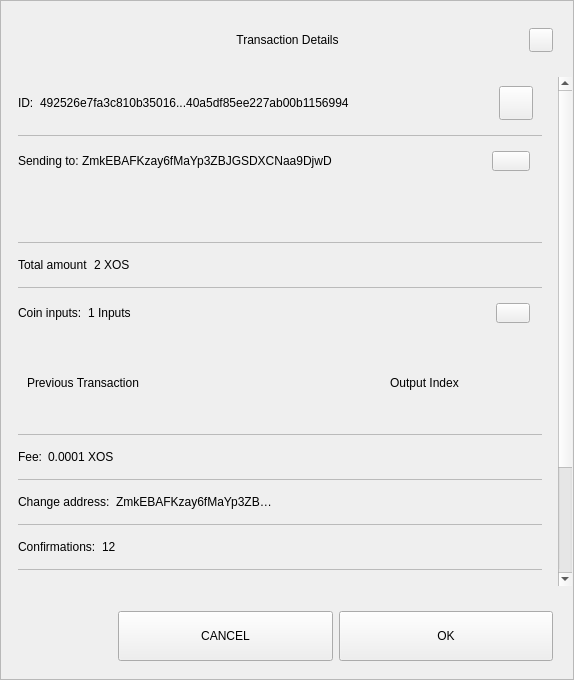
<?xml version="1.0" encoding="UTF-8"?>
<ui version="4.0">
 <class>TxDetailDialog</class>
 <widget class="QWidget" name="TxDetailDialog">
  <property name="geometry">
   <rect>
    <x>0</x>
    <y>0</y>
    <width>574</width>
    <height>680</height>
   </rect>
  </property>
  <property name="sizePolicy">
   <sizepolicy hsizetype="Preferred" vsizetype="Expanding">
    <horstretch>0</horstretch>
    <verstretch>0</verstretch>
   </sizepolicy>
  </property>
  <property name="minimumSize">
   <size>
    <width>574</width>
    <height>500</height>
   </size>
  </property>
  <property name="windowTitle">
   <string>Form</string>
  </property>
  <property name="styleSheet">
   <string notr="true"/>
  </property>
  <layout class="QVBoxLayout" name="verticalLayout_3">
   <property name="spacing">
    <number>0</number>
   </property>
   <property name="leftMargin">
    <number>0</number>
   </property>
   <property name="topMargin">
    <number>0</number>
   </property>
   <property name="rightMargin">
    <number>0</number>
   </property>
   <property name="bottomMargin">
    <number>0</number>
   </property>
   <item>
    <widget class="QFrame" name="frame">
     <property name="sizePolicy">
      <sizepolicy hsizetype="Preferred" vsizetype="Expanding">
       <horstretch>0</horstretch>
       <verstretch>0</verstretch>
      </sizepolicy>
     </property>
     <property name="styleSheet">
      <string notr="true"/>
     </property>
     <property name="frameShape">
      <enum>QFrame::StyledPanel</enum>
     </property>
     <property name="frameShadow">
      <enum>QFrame::Raised</enum>
     </property>
     <layout class="QVBoxLayout" name="verticalLayout">
      <property name="leftMargin">
       <number>0</number>
      </property>
      <property name="rightMargin">
       <number>0</number>
      </property>
      <item>
       <layout class="QHBoxLayout" name="horizontalLayout_3">
        <property name="spacing">
         <number>0</number>
        </property>
        <property name="leftMargin">
         <number>20</number>
        </property>
        <property name="topMargin">
         <number>10</number>
        </property>
        <property name="rightMargin">
         <number>20</number>
        </property>
        <item>
         <spacer name="horizontalSpacer_1">
          <property name="orientation">
           <enum>Qt::Horizontal</enum>
          </property>
          <property name="sizeHint" stdset="0">
           <size>
            <width>40</width>
            <height>20</height>
           </size>
          </property>
         </spacer>
        </item>
        <item>
         <widget class="QLabel" name="labelTitle">
          <property name="minimumSize">
           <size>
            <width>0</width>
            <height>40</height>
           </size>
          </property>
          <property name="maximumSize">
           <size>
            <width>16777215</width>
            <height>40</height>
           </size>
          </property>
          <property name="styleSheet">
           <string notr="true">padding-left:24px;</string>
          </property>
          <property name="text">
           <string>Transaction Details</string>
          </property>
          <property name="alignment">
           <set>Qt::AlignCenter</set>
          </property>
          <property name="margin">
           <number>7</number>
          </property>
         </widget>
        </item>
        <item>
         <spacer name="horizontalSpacer_2">
          <property name="orientation">
           <enum>Qt::Horizontal</enum>
          </property>
          <property name="sizeHint" stdset="0">
           <size>
            <width>40</width>
            <height>20</height>
           </size>
          </property>
         </spacer>
        </item>
        <item>
         <widget class="QPushButton" name="btnEsc">
          <property name="minimumSize">
           <size>
            <width>24</width>
            <height>24</height>
           </size>
          </property>
          <property name="maximumSize">
           <size>
            <width>24</width>
            <height>24</height>
           </size>
          </property>
          <property name="focusPolicy">
           <enum>Qt::NoFocus</enum>
          </property>
          <property name="text">
           <string/>
          </property>
         </widget>
        </item>
       </layout>
      </item>
      <item>
       <spacer name="verticalSpacer">
        <property name="orientation">
         <enum>Qt::Vertical</enum>
        </property>
        <property name="sizeType">
         <enum>QSizePolicy::Fixed</enum>
        </property>
        <property name="sizeHint" stdset="0">
         <size>
          <width>20</width>
          <height>10</height>
         </size>
        </property>
       </spacer>
      </item>
      <item>
       <widget class="QWidget" name="layoutScroll" native="true">
        <property name="minimumSize">
         <size>
          <width>0</width>
          <height>0</height>
         </size>
        </property>
        <layout class="QVBoxLayout" name="verticalLayout_4">
         <property name="leftMargin">
          <number>0</number>
         </property>
         <property name="topMargin">
          <number>0</number>
         </property>
         <property name="rightMargin">
          <number>0</number>
         </property>
         <item>
          <widget class="QScrollArea" name="scrollArea">
           <property name="styleSheet">
            <string notr="true">#scrollArea {
background:transparent;
}</string>
           </property>
           <property name="horizontalScrollBarPolicy">
            <enum>Qt::ScrollBarAlwaysOff</enum>
           </property>
           <property name="sizeAdjustPolicy">
            <enum>QAbstractScrollArea::AdjustIgnored</enum>
           </property>
           <property name="widgetResizable">
            <bool>true</bool>
           </property>
           <property name="alignment">
            <set>Qt::AlignLeading|Qt::AlignLeft|Qt::AlignTop</set>
           </property>
           <widget class="QWidget" name="scrollAreaWidgetContents">
            <property name="geometry">
             <rect>
              <x>0</x>
              <y>0</y>
              <width>556</width>
              <height>672</height>
             </rect>
            </property>
            <property name="autoFillBackground">
             <bool>false</bool>
            </property>
            <property name="styleSheet">
             <string notr="true">#scrollAreaWidgetContents {
background:transparent;
}</string>
            </property>
            <layout class="QVBoxLayout" name="verticalLayout_7">
             <property name="spacing">
              <number>0</number>
             </property>
             <property name="sizeConstraint">
              <enum>QLayout::SetDefaultConstraint</enum>
             </property>
             <property name="leftMargin">
              <number>0</number>
             </property>
             <property name="topMargin">
              <number>0</number>
             </property>
             <property name="rightMargin">
              <number>0</number>
             </property>
             <property name="bottomMargin">
              <number>0</number>
             </property>
             <item>
              <widget class="QWidget" name="content" native="true">
               <layout class="QVBoxLayout" name="verticalLayout_2">
                <property name="leftMargin">
                 <number>16</number>
                </property>
                <property name="topMargin">
                 <number>0</number>
                </property>
                <property name="rightMargin">
                 <number>16</number>
                </property>
                <item>
                 <widget class="QWidget" name="contentID" native="true">
                  <layout class="QHBoxLayout" name="horizontalLayout_12" stretch="0,1,0">
                   <property name="leftMargin">
                    <number>0</number>
                   </property>
                   <item>
                    <widget class="QLabel" name="labelId">
                     <property name="maximumSize">
                      <size>
                       <width>16777215</width>
                       <height>16777215</height>
                      </size>
                     </property>
                     <property name="text">
                      <string>ID:</string>
                     </property>
                    </widget>
                   </item>
                   <item>
                    <widget class="QLabel" name="textId">
                     <property name="text">
                      <string>492526e7fa3c810b35016...40a5df85ee227ab00b1156994</string>
                     </property>
                    </widget>
                   </item>
                   <item>
                    <widget class="QPushButton" name="pushCopy">
                     <property name="minimumSize">
                      <size>
                       <width>34</width>
                       <height>34</height>
                      </size>
                     </property>
                     <property name="maximumSize">
                      <size>
                       <width>34</width>
                       <height>34</height>
                      </size>
                     </property>
                     <property name="focusPolicy">
                      <enum>Qt::NoFocus</enum>
                     </property>
                     <property name="text">
                      <string/>
                     </property>
                     <property name="iconSize">
                      <size>
                       <width>24</width>
                       <height>24</height>
                      </size>
                     </property>
                    </widget>
                   </item>
                  </layout>
                 </widget>
                </item>
                <item>
                 <widget class="QLabel" name="labelDivider9">
                  <property name="maximumSize">
                   <size>
                    <width>16777215</width>
                    <height>1</height>
                   </size>
                  </property>
                  <property name="styleSheet">
                   <string notr="true">background-color:#bababa;</string>
                  </property>
                  <property name="text">
                   <string/>
                  </property>
                 </widget>
                </item>
                <item>
                 <widget class="QWidget" name="contentOutputs" native="true">
                  <layout class="QHBoxLayout" name="horizontalLayout_11" stretch="0,3,0">
                   <property name="spacing">
                    <number>0</number>
                   </property>
                   <property name="leftMargin">
                    <number>0</number>
                   </property>
                   <property name="rightMargin">
                    <number>12</number>
                   </property>
                   <item>
                    <widget class="QLabel" name="labelSend">
                     <property name="maximumSize">
                      <size>
                       <width>16777215</width>
                       <height>16777215</height>
                      </size>
                     </property>
                     <property name="text">
                      <string>Sending to: </string>
                     </property>
                    </widget>
                   </item>
                   <item>
                    <widget class="QLabel" name="textSend">
                     <property name="text">
                      <string>ZmkEBAFKzay6fMaYp3ZBJGSDXCNaa9DjwD </string>
                     </property>
                    </widget>
                   </item>
                   <item>
                    <widget class="QPushButton" name="pushOutputs">
                     <property name="minimumSize">
                      <size>
                       <width>34</width>
                       <height>20</height>
                      </size>
                     </property>
                     <property name="maximumSize">
                      <size>
                       <width>38</width>
                       <height>20</height>
                      </size>
                     </property>
                     <property name="focusPolicy">
                      <enum>Qt::NoFocus</enum>
                     </property>
                     <property name="styleSheet">
                      <string notr="true"/>
                     </property>
                     <property name="text">
                      <string/>
                     </property>
                    </widget>
                   </item>
                  </layout>
                 </widget>
                </item>
                <item>
                 <widget class="QScrollArea" name="outputsScrollArea">
                  <property name="minimumSize">
                   <size>
                    <width>0</width>
                    <height>50</height>
                   </size>
                  </property>
                  <property name="styleSheet">
                   <string notr="true">#outputsScrollArea {
background:transparent;
}</string>
                  </property>
                  <property name="widgetResizable">
                   <bool>true</bool>
                  </property>
                  <widget class="QWidget" name="container_outputs_base">
                   <property name="geometry">
                    <rect>
                     <x>0</x>
                     <y>0</y>
                     <width>522</width>
                     <height>48</height>
                    </rect>
                   </property>
                   <property name="styleSheet">
                    <string notr="true">#container_outputs_base {
background:transparent;
}</string>
                   </property>
                  </widget>
                 </widget>
                </item>
                <item>
                 <widget class="QLabel" name="labelDivider8">
                  <property name="maximumSize">
                   <size>
                    <width>16777215</width>
                    <height>1</height>
                   </size>
                  </property>
                  <property name="styleSheet">
                   <string notr="true">background-color:#bababa;</string>
                  </property>
                  <property name="text">
                   <string/>
                  </property>
                 </widget>
                </item>
                <item>
                 <widget class="QWidget" name="contentAmount" native="true">
                  <layout class="QHBoxLayout" name="horizontalLayout_4" stretch="0,1">
                   <property name="leftMargin">
                    <number>0</number>
                   </property>
                   <item>
                    <widget class="QLabel" name="labelAmount">
                     <property name="maximumSize">
                      <size>
                       <width>16777215</width>
                       <height>16777215</height>
                      </size>
                     </property>
                     <property name="text">
                      <string>Total amount</string>
                     </property>
                    </widget>
                   </item>
                   <item>
                    <widget class="QLabel" name="textAmount">
                     <property name="text">
                      <string>2 XOS</string>
                     </property>
                    </widget>
                   </item>
                  </layout>
                 </widget>
                </item>
                <item>
                 <widget class="QLabel" name="labelDivider6">
                  <property name="maximumSize">
                   <size>
                    <width>16777215</width>
                    <height>1</height>
                   </size>
                  </property>
                  <property name="styleSheet">
                   <string notr="true">background-color:#bababa;</string>
                  </property>
                  <property name="text">
                   <string/>
                  </property>
                 </widget>
                </item>
                <item>
                 <widget class="QWidget" name="contentInputs" native="true">
                  <layout class="QHBoxLayout" name="horizontalLayout" stretch="0,2,0">
                   <property name="leftMargin">
                    <number>0</number>
                   </property>
                   <property name="rightMargin">
                    <number>12</number>
                   </property>
                   <item>
                    <widget class="QLabel" name="labelInputs">
                     <property name="sizePolicy">
                      <sizepolicy hsizetype="Minimum" vsizetype="Preferred">
                       <horstretch>0</horstretch>
                       <verstretch>0</verstretch>
                      </sizepolicy>
                     </property>
                     <property name="maximumSize">
                      <size>
                       <width>16777215</width>
                       <height>16777215</height>
                      </size>
                     </property>
                     <property name="text">
                      <string>Coin inputs:</string>
                     </property>
                    </widget>
                   </item>
                   <item>
                    <widget class="QLabel" name="textInputs">
                     <property name="text">
                      <string>1 Inputs</string>
                     </property>
                    </widget>
                   </item>
                   <item>
                    <widget class="QPushButton" name="pushInputs">
                     <property name="maximumSize">
                      <size>
                       <width>34</width>
                       <height>20</height>
                      </size>
                     </property>
                     <property name="focusPolicy">
                      <enum>Qt::NoFocus</enum>
                     </property>
                     <property name="styleSheet">
                      <string notr="true"/>
                     </property>
                     <property name="text">
                      <string/>
                     </property>
                    </widget>
                   </item>
                  </layout>
                 </widget>
                </item>
                <item>
                 <widget class="QFrame" name="gridInputs">
                  <property name="sizePolicy">
                   <sizepolicy hsizetype="Preferred" vsizetype="MinimumExpanding">
                    <horstretch>0</horstretch>
                    <verstretch>0</verstretch>
                   </sizepolicy>
                  </property>
                  <property name="minimumSize">
                   <size>
                    <width>0</width>
                    <height>90</height>
                   </size>
                  </property>
                  <layout class="QGridLayout" name="gridLayoutInput" columnstretch="5,2" rowminimumheight="0">
                   <property name="sizeConstraint">
                    <enum>QLayout::SetMaximumSize</enum>
                   </property>
                   <property name="verticalSpacing">
                    <number>0</number>
                   </property>
                   <item row="0" column="0" alignment="Qt::AlignLeft">
                    <widget class="QLabel" name="labelTitlePrevTx">
                     <property name="text">
                      <string>Previous Transaction</string>
                     </property>
                    </widget>
                   </item>
                   <item row="0" column="1" alignment="Qt::AlignLeft">
                    <widget class="QLabel" name="labelOutputIndex">
                     <property name="text">
                      <string>Output Index</string>
                     </property>
                     <property name="alignment">
                      <set>Qt::AlignCenter</set>
                     </property>
                    </widget>
                   </item>
                  </layout>
                 </widget>
                </item>
                <item>
                 <widget class="QLabel" name="labelDivider1">
                  <property name="maximumSize">
                   <size>
                    <width>16777215</width>
                    <height>1</height>
                   </size>
                  </property>
                  <property name="styleSheet">
                   <string notr="true">background-color:#bababa;</string>
                  </property>
                  <property name="text">
                   <string/>
                  </property>
                 </widget>
                </item>
                <item>
                 <widget class="QWidget" name="contentFee" native="true">
                  <layout class="QHBoxLayout" name="horizontalLayout_7" stretch="0,1">
                   <property name="leftMargin">
                    <number>0</number>
                   </property>
                   <item>
                    <widget class="QLabel" name="labelFee">
                     <property name="maximumSize">
                      <size>
                       <width>16777215</width>
                       <height>16777215</height>
                      </size>
                     </property>
                     <property name="text">
                      <string>Fee:</string>
                     </property>
                    </widget>
                   </item>
                   <item>
                    <widget class="QLabel" name="textFee">
                     <property name="text">
                      <string>0.0001 XOS</string>
                     </property>
                    </widget>
                   </item>
                  </layout>
                 </widget>
                </item>
                <item>
                 <widget class="QLabel" name="labelDivider2">
                  <property name="maximumSize">
                   <size>
                    <width>16777215</width>
                    <height>1</height>
                   </size>
                  </property>
                  <property name="styleSheet">
                   <string notr="true">background-color:#bababa;</string>
                  </property>
                  <property name="text">
                   <string/>
                  </property>
                 </widget>
                </item>
                <item>
                 <widget class="QWidget" name="contentChangeAddress" native="true">
                  <layout class="QHBoxLayout" name="horizontalLayout_6" stretch="0,1">
                   <property name="leftMargin">
                    <number>0</number>
                   </property>
                   <item>
                    <widget class="QLabel" name="labelChange">
                     <property name="maximumSize">
                      <size>
                       <width>16777215</width>
                       <height>16777215</height>
                      </size>
                     </property>
                     <property name="text">
                      <string>Change address:</string>
                     </property>
                    </widget>
                   </item>
                   <item>
                    <widget class="QLabel" name="textChange">
                     <property name="text">
                      <string>ZmkEBAFKzay6fMaYp3ZB… </string>
                     </property>
                    </widget>
                   </item>
                  </layout>
                 </widget>
                </item>
                <item>
                 <widget class="QLabel" name="labelDivider4">
                  <property name="maximumSize">
                   <size>
                    <width>16777215</width>
                    <height>1</height>
                   </size>
                  </property>
                  <property name="styleSheet">
                   <string notr="true">background-color:#bababa;</string>
                  </property>
                  <property name="text">
                   <string/>
                  </property>
                 </widget>
                </item>
                <item>
                 <widget class="QWidget" name="contentConfirmations" native="true">
                  <layout class="QHBoxLayout" name="horizontalLayout_8" stretch="0,1">
                   <property name="leftMargin">
                    <number>0</number>
                   </property>
                   <item>
                    <widget class="QLabel" name="labelConfirmations">
                     <property name="maximumSize">
                      <size>
                       <width>16777215</width>
                       <height>16777215</height>
                      </size>
                     </property>
                     <property name="text">
                      <string>Confirmations:</string>
                     </property>
                    </widget>
                   </item>
                   <item>
                    <widget class="QLabel" name="textConfirmations">
                     <property name="text">
                      <string>12</string>
                     </property>
                    </widget>
                   </item>
                  </layout>
                 </widget>
                </item>
                <item>
                 <widget class="QLabel" name="labelDivider7">
                  <property name="maximumSize">
                   <size>
                    <width>16777215</width>
                    <height>1</height>
                   </size>
                  </property>
                  <property name="styleSheet">
                   <string notr="true">background-color:#bababa;</string>
                  </property>
                  <property name="text">
                   <string/>
                  </property>
                 </widget>
                </item>
                <item>
                 <widget class="QWidget" name="contentSize" native="true">
                  <layout class="QHBoxLayout" name="horizontalLayout_9" stretch="0,1">
                   <property name="leftMargin">
                    <number>0</number>
                   </property>
                   <item>
                    <widget class="QLabel" name="labelSize">
                     <property name="maximumSize">
                      <size>
                       <width>16777215</width>
                       <height>16777215</height>
                      </size>
                     </property>
                     <property name="text">
                      <string>Size:</string>
                     </property>
                    </widget>
                   </item>
                   <item>
                    <widget class="QLabel" name="textSize">
                     <property name="text">
                      <string>2 kB</string>
                     </property>
                    </widget>
                   </item>
                  </layout>
                 </widget>
                </item>
                <item>
                 <widget class="QLabel" name="labelDivider3">
                  <property name="maximumSize">
                   <size>
                    <width>16777215</width>
                    <height>1</height>
                   </size>
                  </property>
                  <property name="styleSheet">
                   <string notr="true">background-color:#bababa;</string>
                  </property>
                  <property name="text">
                   <string/>
                  </property>
                 </widget>
                </item>
                <item>
                 <widget class="QWidget" name="contentDate" native="true">
                  <layout class="QHBoxLayout" name="horizontalLayout_5" stretch="0,1">
                   <property name="leftMargin">
                    <number>0</number>
                   </property>
                   <item>
                    <widget class="QLabel" name="labelDate">
                     <property name="maximumSize">
                      <size>
                       <width>16777215</width>
                       <height>16777215</height>
                      </size>
                     </property>
                     <property name="text">
                      <string>Date:</string>
                     </property>
                    </widget>
                   </item>
                   <item>
                    <widget class="QLabel" name="textDate">
                     <property name="text">
                      <string>May 25, 2017</string>
                     </property>
                    </widget>
                   </item>
                  </layout>
                 </widget>
                </item>
                <item>
                 <widget class="QLabel" name="labelDivider5">
                  <property name="maximumSize">
                   <size>
                    <width>16777215</width>
                    <height>1</height>
                   </size>
                  </property>
                  <property name="styleSheet">
                   <string notr="true">background-color:#bababa;</string>
                  </property>
                  <property name="text">
                   <string/>
                  </property>
                 </widget>
                </item>
                <item>
                 <widget class="QWidget" name="contentStatus" native="true">
                  <layout class="QHBoxLayout" name="horizontalLayout_10" stretch="0,1">
                   <property name="leftMargin">
                    <number>0</number>
                   </property>
                   <item>
                    <widget class="QLabel" name="labelStatus">
                     <property name="maximumSize">
                      <size>
                       <width>16777215</width>
                       <height>16777215</height>
                      </size>
                     </property>
                     <property name="text">
                      <string>Status:</string>
                     </property>
                    </widget>
                   </item>
                   <item>
                    <widget class="QLabel" name="textStatus">
                     <property name="text">
                      <string>Spendable</string>
                     </property>
                    </widget>
                   </item>
                  </layout>
                 </widget>
                </item>
                <item>
                 <spacer name="verticalSpacer_2">
                  <property name="orientation">
                   <enum>Qt::Vertical</enum>
                  </property>
                  <property name="sizeType">
                   <enum>QSizePolicy::Expanding</enum>
                  </property>
                  <property name="sizeHint" stdset="0">
                   <size>
                    <width>20</width>
                    <height>10</height>
                   </size>
                  </property>
                 </spacer>
                </item>
                <item>
                 <widget class="QLabel" name="labelWarning">
                  <property name="text">
                   <string>TextLabel</string>
                  </property>
                  <property name="alignment">
                   <set>Qt::AlignCenter</set>
                  </property>
                 </widget>
                </item>
               </layout>
              </widget>
             </item>
            </layout>
           </widget>
          </widget>
         </item>
        </layout>
       </widget>
      </item>
      <item>
       <widget class="QWidget" name="containerButtons" native="true">
        <layout class="QHBoxLayout" name="horizontalLayout1" stretch="1,2,2">
         <property name="leftMargin">
          <number>10</number>
         </property>
         <property name="rightMargin">
          <number>20</number>
         </property>
         <item>
          <spacer name="horizontalSpacer_3">
           <property name="orientation">
            <enum>Qt::Horizontal</enum>
           </property>
           <property name="sizeHint" stdset="0">
            <size>
             <width>40</width>
             <height>20</height>
            </size>
           </property>
          </spacer>
         </item>
         <item>
          <widget class="QPushButton" name="btnCancel">
           <property name="minimumSize">
            <size>
             <width>200</width>
             <height>50</height>
            </size>
           </property>
           <property name="focusPolicy">
            <enum>Qt::NoFocus</enum>
           </property>
           <property name="text">
            <string>CANCEL</string>
           </property>
          </widget>
         </item>
         <item>
          <widget class="QPushButton" name="btnSave">
           <property name="minimumSize">
            <size>
             <width>200</width>
             <height>50</height>
            </size>
           </property>
           <property name="focusPolicy">
            <enum>Qt::NoFocus</enum>
           </property>
           <property name="text">
            <string>OK</string>
           </property>
          </widget>
         </item>
        </layout>
       </widget>
      </item>
     </layout>
    </widget>
   </item>
  </layout>
 </widget>
 <resources/>
 <connections/>
</ui>
